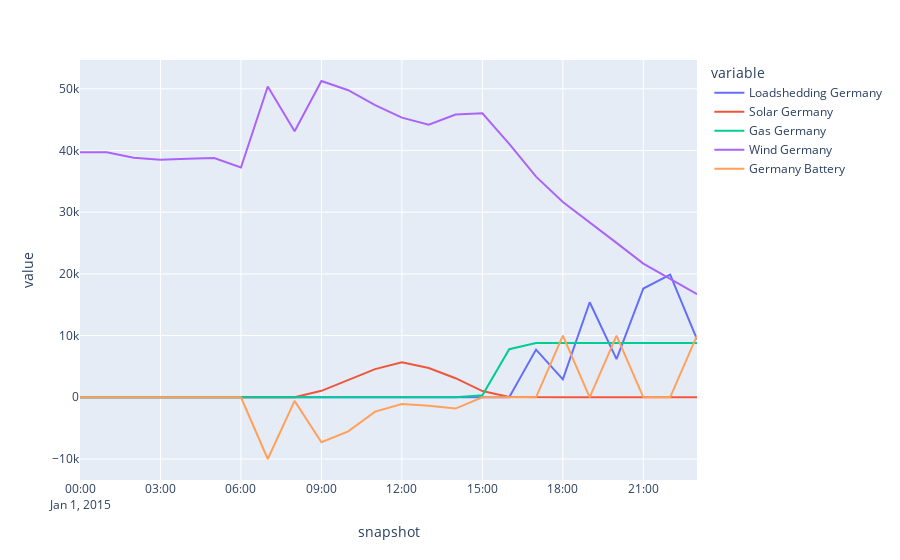

Notebook code for this chart:
### Code cell
bus_to_view = "DE"

# Get generators and storage units connected to the selected bus
clustered_generators = network.generators.query("bus == @bus_to_view").index
clustered_storage_units = network.storage_units.query("bus == @bus_to_view").index

# Extract time-series data for the selected generators and storage units
gen_p = network.generators_t.p[clustered_generators]
storage_p = network.storage_units_t.p[clustered_storage_units]

# Combine both data frames (handle cases where one may be empty)
combined_df = gen_p.join(storage_p, how="outer").fillna(0)

combined_df.plot()
